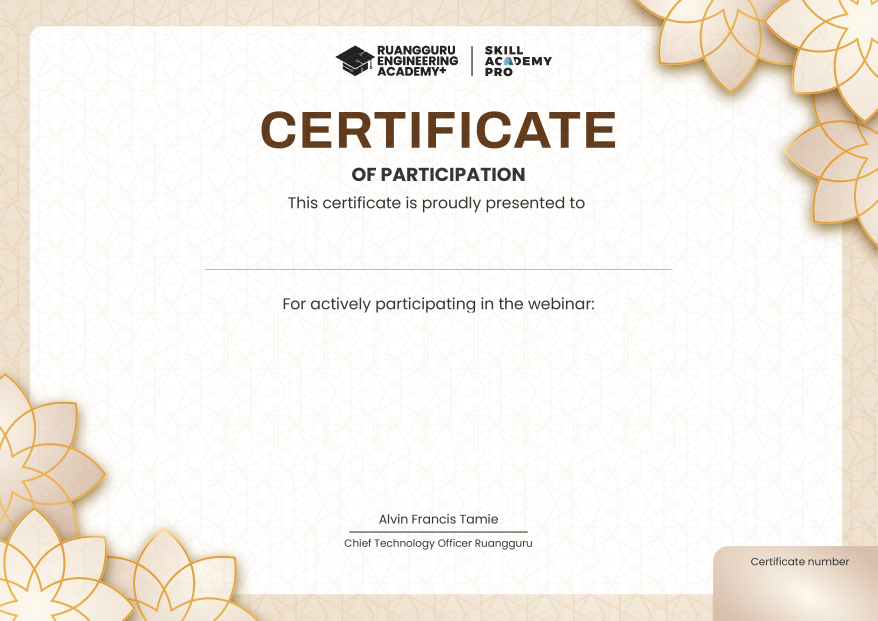
#> input picture assets/template_clean.jpg, 3509 x 2481 px (shown at 1/4 size)
$ python generate_cert.py
#> lines starting #> are read from the running program, lines starting #| are printed output that depends on the picture
import pandas as pd
from PIL import Image, ImageDraw, ImageFont
import urllib.request
import os

# ============== KONFIGURASI ===================
TEMPLATE_PATH = "assets/template_clean.jpg" # Menggunakan template yang sudah dibersihkan teksnya
SIGNATURE_PATH = "" # Kosongkan agar tidak ada tandatangan
CSV_PATH = "FEEDBACK & Presensi (Jawaban) - Form Responses 1.csv"
OUTPUT_DIR = "output/"

# Mapping Sesi Webinar (S1, S2, S3)
SESSIONS = {
    "S1": {
        "event_date_no": "28022026",
        "cert_date": "Jakarta, 7 Maret 2026",
        "topic": "Getting Started as an AI Engineer:\nCareer Paths, Portfolios, and Interviews"
    },
    "S2": {
        "event_date_no": "07032026",
        "cert_date": "Jakarta, 12 Maret 2026",
        "topic": "Practical AI Automation with N8N\nfor Real-World Workflows"
    },
    "S3": {
        "event_date_no": "14032026",
        "cert_date": "Jakarta, 14 Maret 2026",
        "topic": "Vibe Coding: From Zero to End-to-End\nFull-Stack Application with AI"
    }
}

# [PENTING] Kamu bisa sesuaikan koordinat letak tulisan di sini (X, Y)
# Resolusi template: 3509 x 2481
POS_NAMA = (1754, 1000)      # Posisi tengah tulisan nama (X=tengah, Y=di atas garis)
POS_SUBTITLE = (1754, 1280)  # Posisi tulisan "For actively participating in the webinar:"
POS_TOPIK = (1754, 1460)     # Posisi judul topik webinar (digeser sedikit ke bawah agar pas dengan 2 baris)
POS_TANGGAL = (1754, 1720)   # Posisi tanggal webinar
# Sesuaikan agar persis di tengah di atas text "Certificate number" di box kanan bawah
POS_NOMOR = (3200, 2330)     # Digeser lebih ke Kanan
POS_SIGNATURE = (1550, 1920) # Posisi peletakan gambar tandatangan (jika ada)

SIGNATURE_RESIZE = (450, 250) # Ubah ukuran (lebar, tinggi) untuk file tandatangannya
FONT_NAMA_SIZE = 120       # Dikecilkan agar nama panjang tidak terpotong (dari 160 -> 120)
FONT_TOPIK_SIZE = 75       # Diperbesar
FONT_TANGGAL_SIZE = 60     # Diperbesar
FONT_NOMOR_SIZE = 55       # Diperbesar agar mirip screenshot

FONT_NAMA_COLOR = "#000000"  # Warna Hitam
FONT_TOPIK_COLOR = "#000000" # Warna Hitam
FONT_TEXT_COLOR = "#000000"  # Warna Hitam (untuk subtitle, tanggal)
FONT_NOMOR_COLOR = "#000000" # Warna Hitam
# ===============================================

def ensure_fonts():
    """Mengunduh font otomatis jika tidak ada di folder"""
    url_bold = "https://raw.githubusercontent.com/google/fonts/main/ofl/montserrat/Montserrat-Bold.ttf"
    if not os.path.exists("Montserrat-Bold.ttf"):
        print("Mendownload font Montserrat-Bold...")
        try:
            urllib.request.urlretrieve(url_bold, "Montserrat-Bold.ttf")
#> (this line was passed over: the network is not available in this run)
        except Exception as e:
            print(f"Gagal download font: {e}. Kamu bisa pakai font lokal dengan mengganti nama fontnya di script.")

    url_regular = "https://raw.githubusercontent.com/google/fonts/main/ofl/montserrat/Montserrat-Regular.ttf"
    if not os.path.exists("Montserrat-Regular.ttf"):
        print("Mendownload font Montserrat-Regular...")
        try:
            urllib.request.urlretrieve(url_regular, "Montserrat-Regular.ttf")
#> (this line was passed over: the network is not available in this run)
        except Exception as e:
            pass

def main():
    if not os.path.exists(OUTPUT_DIR):
        os.makedirs(OUTPUT_DIR)

    # Validasi Berkas Inti
    if not os.path.exists(TEMPLATE_PATH):
        print(f"\n[ERROR] Template gambar tidak ditemukan!")
        print(f"Mohon pastikan gambar template kamu sudah diletakkan di folder ini dan dinamai '{TEMPLATE_PATH}'.")
        return

    if not os.path.exists(CSV_PATH):
        print(f"\n[ERROR] File '{CSV_PATH}' tidak ditemukan!")
        return

    ensure_fonts()

    # Load Font
    try:
        # Gunakan font sistem bawaan agar terlihat tebal dan proporsional (Helvetica/Arial untuk MacOS/Windows)
        font_path_bold = "/System/Library/Fonts/Supplemental/Arial Bold.ttf" if os.path.exists("/System/Library/Fonts/Supplemental/Arial Bold.ttf") else "arialbd.ttf"
        font_path_reg = "/System/Library/Fonts/Supplemental/Arial.ttf" if os.path.exists("/System/Library/Fonts/Supplemental/Arial.ttf") else "arial.ttf"

        try:
            font_nama = ImageFont.truetype(font_path_bold, FONT_NAMA_SIZE)
        except:
            font_nama = ImageFont.load_default()

        try:
            font_topik = ImageFont.truetype(font_path_bold, FONT_TOPIK_SIZE)
        except:
            font_topik = ImageFont.load_default()

        try:
            font_tanggal = ImageFont.truetype(font_path_bold, FONT_TANGGAL_SIZE)
        except:
            font_tanggal = ImageFont.load_default()

        try:
            font_nomor = ImageFont.truetype(font_path_bold, FONT_NOMOR_SIZE) # Pake Bold
            font_subtitle = ImageFont.truetype(font_path_reg, 50) # Untuk teks "For actively participating..."
        except:
            font_nomor = ImageFont.load_default()
            font_subtitle = ImageFont.load_default()

    except Exception as e:
        print(f"[WARNING] Gagal meload font: {e}")
        font_nama = ImageFont.load_default()
        font_topik = ImageFont.load_default()
        font_tanggal = ImageFont.load_default()
        font_nomor = ImageFont.load_default()
        font_subtitle = ImageFont.load_default()

    # Load CSV List Peserta
    df = pd.read_csv(CSV_PATH)
#> (reads FEEDBACK & Presensi (Jawaban) - Form Responses 1.csv from the repository)

    # Load Template
    # Ubah format template menjadi RGBA dulu agar support tandatangan png transparan
    try:
        base_template = Image.open(TEMPLATE_PATH).convert("RGBA")
        template_width, template_height = base_template.size
#> template_width = 3509; template_height = 2481
        print(f"INFO: Ukuran gambar template kamu adalah: Lebar {template_width}px, Tinggi {template_height}px.")
#| INFO: Ukuran gambar template kamu adalah: Lebar 3509px, Tinggi 2481px.
        print("Jika nama peserta miring atau kurang pas letaknya, bisa sesuaikan nilai 'POS_NAMA' di dalam script generate.py.")
    except Exception as e:
        print(f"[ERROR] Gagal membuka template: {e}")
        return

    # Load Signature jika tersedia
    has_signature = False
    if os.path.exists(SIGNATURE_PATH):
        try:
            # Pastikan transparansi tidak hilang saat diload
            sign_img = Image.open(SIGNATURE_PATH).convert("RGBA")
            sign_img = sign_img.resize(SIGNATURE_RESIZE)
            has_signature = True
        except Exception as e:
            print(f"[WARNING] Gagal memuat tandatangan: {e}")
    else:
        print(f"\n[INFO] '{SIGNATURE_PATH}' tidak ditemukan. Sertifikat akan dibuat TANPA tandatangan. Jika ingin ditambahkan, letakkan gambar PNG tersebut.")

    print("\n-------------------------------------------")
    print("MEMULAI GENERATE SERTIFIKAT...")
    print("-------------------------------------------\n")

    # Siapkan counter otomatis untuk tiap sesi (supaya nggak usah manual input urutan lagi)
    counter_sesi = {"S1": 0, "S2": 0, "S3": 0}

    # Bikin 5 dulu buat ngetest biar penyimpanan Hard Disk macbook ngga kepenuhan lagi
    for index, row in df.head(5).iterrows():
        # Kolom di G-Form: Nama Lengkap
        nama = str(row.get('Nama Lengkap', '')).strip()

        # Kolom di G-Form: Sesi Webinar yang Diikuti (ada spasi di belakangnya di CSV)
        sesi_raw = str(row.get('Sesi Webinar yang Diikuti ', '')).strip()

        # Ekstrak Sesi berdasarkan teks
        if "Sesi 1" in sesi_raw:
            sesi = "S1"
        elif "Sesi 2" in sesi_raw:
            sesi = "S2"
        elif "Sesi 3" in sesi_raw:
            sesi = "S3"
        else:
            print(f"Melewati {nama} karena sesi tidak dikenali: {sesi_raw}")
            continue

        # Naikkan counter untuk sesi tersebut
        counter_sesi[sesi] += 1
        urutan = str(counter_sesi[sesi]).zfill(3)

        # Ambil data dari mapping config di atas
        sesi_info = SESSIONS.get(sesi, {})

        # Ekstrak data
        event_date_no = sesi_info.get("event_date_no", "00000000")
        cert_date     = sesi_info.get("cert_date", "")
        topik         = sesi_info.get("topic", "")

        # Buat format nomor sertifikat (contoh: REA/28022026/S1/073)
        no_sertifikat = f"REA/{event_date_no}/{sesi}/{urutan}"

        print(f"Memproses {index+1}/{len(df)}: [{no_sertifikat}] {nama}")

        # Gandakan base template agar kita punya kanvas yang fresh
        temp_image = Image.new("RGBA", (template_width, template_height))
        temp_image.paste(base_template, (0, 0))

        # 1. TEMPEL TANDATANGAN (Pastikan paste transparan menggunakan alpha channelnya sendiri)
        if has_signature:
            # Karena sign_img adalah RGBA, kita paste menggunakan mask=sign_img supaya transparan dipertahankan
            temp_image.paste(sign_img, POS_SIGNATURE, mask=sign_img)

        # Setup fitur "menulis" di gambar
        draw = ImageDraw.Draw(temp_image)

        # 2. TULIS NAMA
        draw.text(POS_NAMA, nama, font=font_nama, fill=FONT_NAMA_COLOR, anchor="mm")

        # 3. TULIS JUDUL TOPIK
        if topik:
            draw.text(POS_TOPIK, topik, font=font_topik, fill=FONT_TOPIK_COLOR, anchor="mm", align="center")

        # 4. TULIS TANGGAL
        if cert_date:
            draw.text(POS_TANGGAL, cert_date, font=font_tanggal, fill=FONT_TEXT_COLOR, anchor="mm")

        # 6. TULIS NOMOR SERTIFIKAT
        draw.text(POS_NOMOR, no_sertifikat, font=font_nomor, fill=FONT_NOMOR_COLOR, anchor="mm")

        # Save sebagai file JPG berkualitas tinggi (Ubah balek ke RGB)
        output_filename = os.path.join(OUTPUT_DIR, f"{no_sertifikat.replace('/', '-')} - {nama}.jpg")
        final_image = temp_image.convert("RGB")
        final_image.save(output_filename, quality=95)
#> this loop made 5 passes
#> pass 1, in main, `final_image = temp_image.convert("RGB")`:
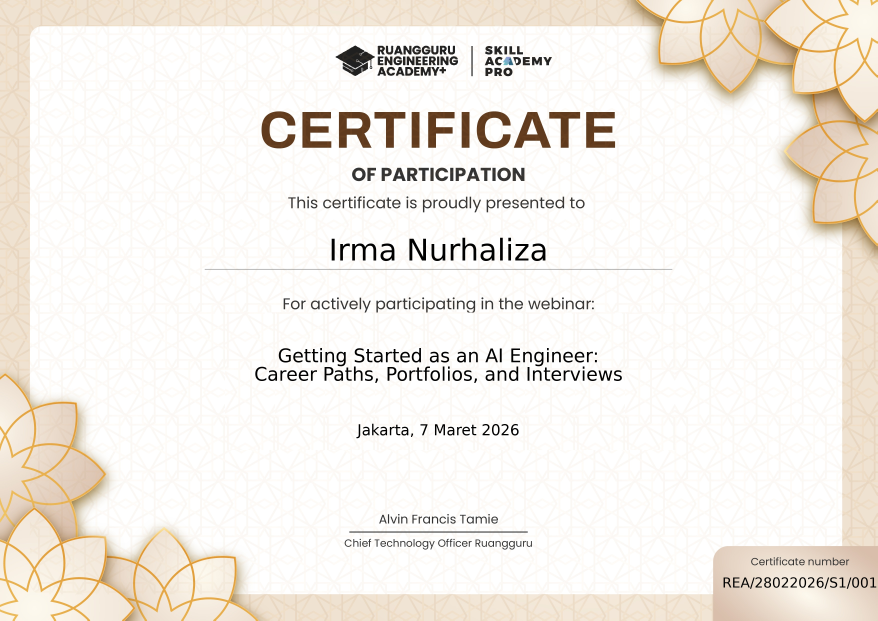
#> final_image: PIL image 3509x2481 RGB (shown at 1/4 size); mean R, G, B 243, 237.9, 231.4
#> after the loop, counter_sesi = {'S1': 5, 'S2': 0, 'S3': 0}

    print("\n[SUKSES] Semua sertifikat telah berhasil dibuat di dalam folder 'output/'.")

if __name__ == "__main__":
    main()
